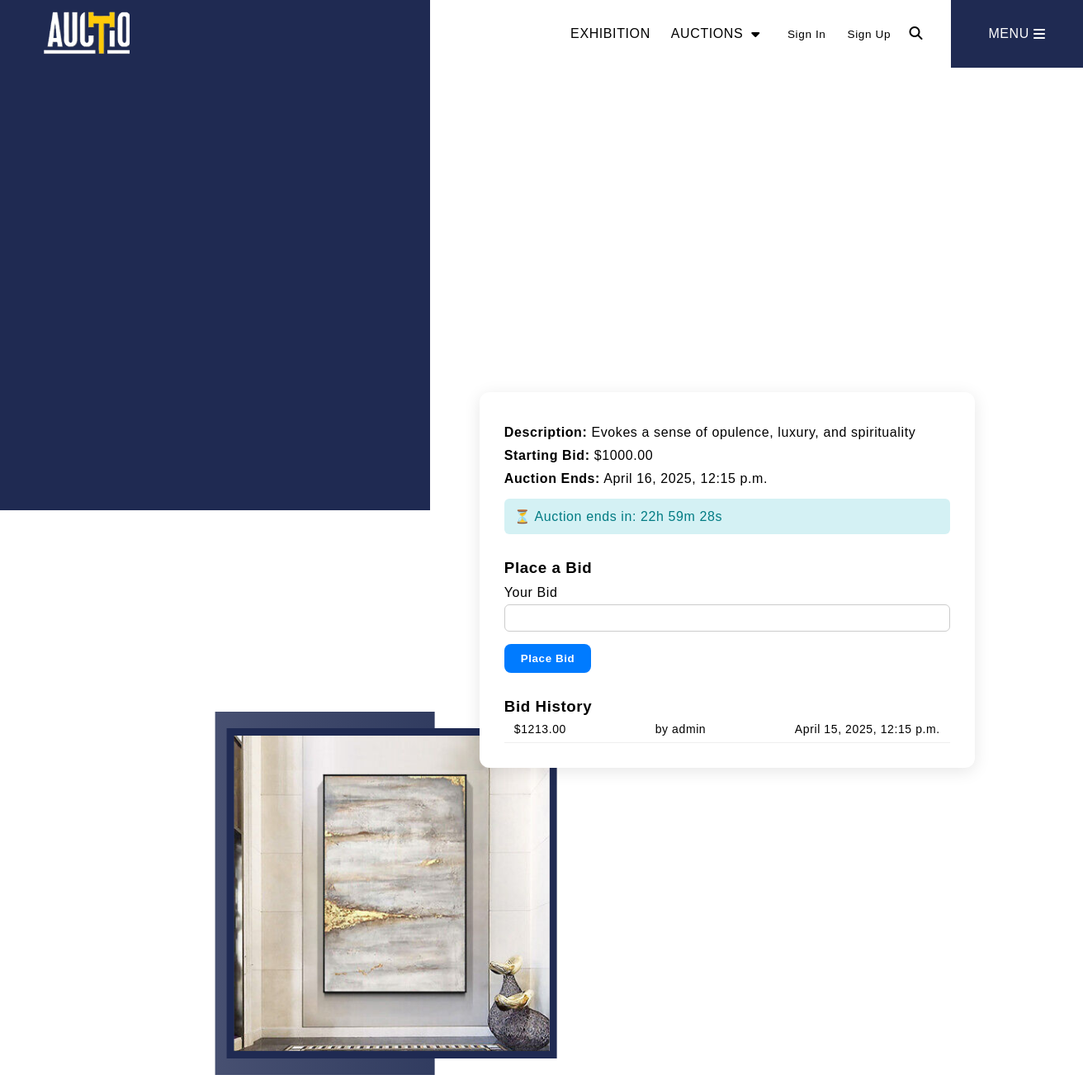
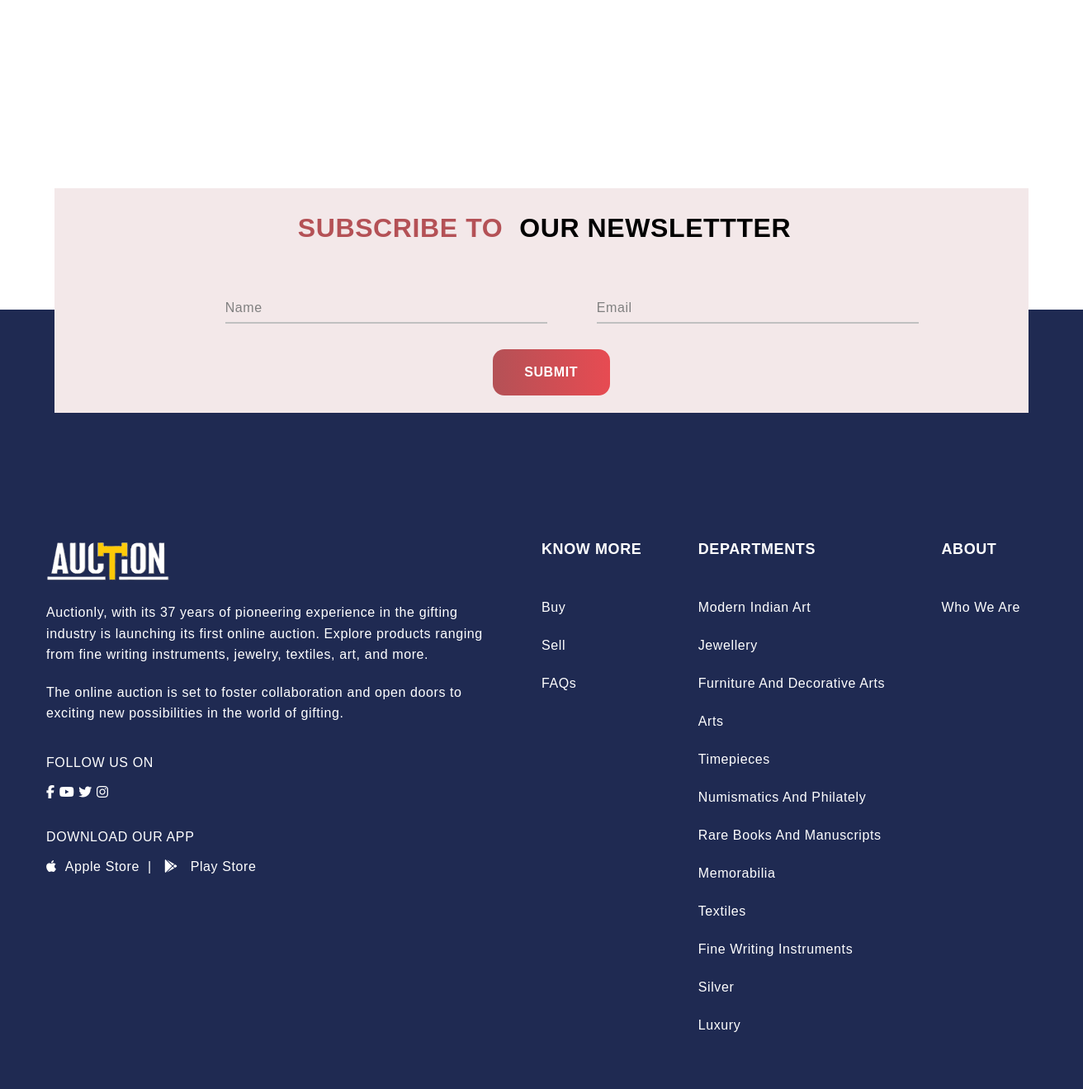
The app's page /openpage/6/ with its own data (2 pictures, top to bottom).
### Auctionly/models.py (models this page shows, shortened)
class Product(models.Model):
    title = models.CharField(max_length=50)
    description = models.TextField()
    image = models.ImageField(upload_to='images/')
    starting_bid = models.DecimalField(max_digits=20, decimal_places=2)
    end_auction = models.DateTimeField()
    owner = models.ForeignKey(User, on_delete=models.CASCADE)
    winner = models.ForeignKey(User, on_delete=models.SET_NULL, null=True, blank=True, related_name='buyer')
    notified = models.BooleanField(default=False)
    is_auction_active = models.BooleanField(default=True)

class Bid(models.Model):
    product = models.ForeignKey(Product, on_delete=models.CASCADE, related_name='bids')
    user = models.ForeignKey(User, on_delete=models.CASCADE)
    amount = models.DecimalField(max_digits=10, decimal_places=2)
    timestamp = models.DateTimeField(auto_now_add=True)

### Auctionly/views.py (the view, shortened to what this page needs)
# urls.py: path('openpage/<int:id>/', openpage, name="openpage"),
def openpage(request, id):
    product = Product.objects.filter(id=id).first()
    bids = product.bids.all().order_by('-amount')
    remaining_time = max((product.end_auction - now()).total_seconds(), 0)
    error_message = None
    auction_active = remaining_time > 0
    winner = None
    if not auction_active and bids.exists():
        winner = bids.order_by('-amount').first().user
        product.winner = winner
        product.save()
    context = {
        'product': product,
        'bids': bids,
        'remaining_time': remaining_time,
        'error_message': error_message,
        'auction_active': auction_active,
        'winner': winner,
    }
    return render(request, 'openpage.html', context)

### Auctionly/templates/openpage.html (shortened to what this page needs)
<!DOCTYPE html>
<html lang="en">
<head>
    {% load static %}
    <link rel="stylesheet" href="https://cdnjs.cloudflare.com/ajax/libs/font-awesome/6.6.0/css/all.min.css" />
    <link rel="stylesheet" type="text/css" href="{% static 'Auctionly/openpage.css' %}">
</head>
<body>
    <div class="main-nav-bar" id="main-nav-bar">
        <a href="{% url 'home' %}">
            <div class="main-nav-bar-logo">
            </div>
        </a>
        <div class="main-nav-contents main-nav-contents3">
            <a href="#">EXHIBITION</a>
        </div>
        <div class="main-nav-contents main-nav-contents3">
            AUCTIONS <i class="fa-solid fa-caret-down"></i>
        </div>
        <div class="main-nav-contents profile-section">
            {% if user.is_authenticated %}
                <span class="username">Welcome, {{ user.username }}</span>
                <a href="{% url 'logout' %}">Logout</a>
            {% else %}
                <a href="{% url 'sign_in' %}">Sign In</a>
                <a href="{% url 'sign_up' %}">Sign Up</a>
            {% endif %}
        </div>
        <div class="main-nav-contents">
            <div class="search-icon-navbar">
                <i class="fa-solid fa-magnifying-glass"></i>
            </div>
        </div>
        <div class="main-nav-menu">
            <button id="main_page_menu_btn" class="main-nav-menu-contents">MENU <i class="fa-solid fa-bars"></i></button>
        </div>
    </div>
    <div class="neela-dabba"></div>
    <div class="slide_container">
        <div class="slides">
            <img src="{{product.image.url}}" alt="img" style    ="width:100%; height:100%; object-fit: cover;">
        </div>
    </div>
    <div class="auction-container">
        <div class="auction-card">
          <div class="auction-details">
            <p><strong>Description:</strong> {{ product.description }}</p>
            <p><strong>Starting Bid:</strong> ${{ product.starting_bid }}</p>
            <p><strong>Auction Ends:</strong> {{ product.end_auction }}</p>
            {% if auction_active %}
            <div id="timer" class="countdown-box">
              ⏳ Auction ends in: <span id="time-remaining"></span>
            </div>
            {% else %}
            <p class="ended"><strong>The auction has ended.</strong></p>
            {% endif %}
          </div>
          {% if auction_active %}
          <div class="bid-section">
            <h3>Place a Bid</h3>
            <form method="POST">
              <label for="amount">Your Bid</label>
              <input type="number" id="amount" name="amount" required min="{{ product.starting_bid|add:'1' }}" step="0.01" />
              <button type="submit">Place Bid</button>
            </form>
          </div>
          {% endif %}
          <div class="bid-history">
            <h3>Bid History</h3>
            <ul>
              {% for bid in bids %}
              <li>
                ${{ bid.amount }} <span>by {{ bid.user.username }}</span> <span>{{ bid.timestamp }}</span>
              </li>
              {% empty %}
              <li class="no-bid">No bids yet.</li>
              {% endfor %}
            </ul>
          </div>
        </div>
      </div>
    <br><br><br><br>
    <div class="newsletter-box">
        <div class="newsletter-box-contents">
            <div class="subscribe-text">
                <div class="red-text-subscribe">
                    SUBSCRIBE TO
                </div>
                <div class="our-text-subscribe">
                    OUR NEWSLETTTER
                </div>
            </div>
            <div class="input-details-nl">
                <div class="wrapper">
                    <div class="input-data">
                       <input type="text" required>
                       <div class="underline"></div>
                       <label>Name</label>
                    </div>
                 </div>
                 <div class="wrapper">
                    <div class="input-data">
                       <input type="text" required>
                       <div class="underline"></div>
                       <label>Email</label>
                    </div>
                 </div>
            </div>
            <div class="submit-button-letterbox">
                <div class="button-text">
                    SUBMIT
                </div>
            </div>
        </div>
    </div>
    <div class="neela-dabba-footer">
        <footer class="footer">
            <div class="footer-content">
                <div class="left-section">
                    <img src="{%static 'Auctionly/images/logo.png'%}" alt="Company logaaaaa" class="logo">
                    <p>Auctionly, with its 37 years of pioneering experience in the gifting industry is launching its first online auction. Explore products ranging from fine writing instruments, jewelry, textiles, art, and more.</p>
                    <p>The online auction is set to foster collaboration and open doors to exciting new possibilities in the world of gifting.</p><br>
                    <div class="social-icons">
                        <div class="follow-us-on-text">FOLLOW US ON</div><br>
                        <i class="fa-brands fa-facebook-f"></i>
                        <i class="fa-brands fa-youtube"></i>
                        <i class="fa-brands fa-twitter"></i>
                        <i class="fa-brands fa-instagram"></i><br>
                    </div><br><br>
                    <div class="app-links">
                        <div class="follow-us-on-text">DOWNLOAD OUR APP</div><br>
                        <i class="fa-brands fa-apple"></i>&nbsp;&nbsp;Apple Store&nbsp; |&nbsp;&nbsp;
                        <i class="fa-brands fa-google-play"></i>&nbsp;&nbsp;&nbsp;Play Store
                    </div>
                </div>
                <div class="right-section">
                    <div class="column">
                        <h3>KNOW MORE</h3><br><br>
                        <ul>
                            <div class="footer-buttons"><li><a href="#">Buy </a></li><br></div>
                            <div class="footer-buttons"><li><a href="#">Sell</a></li><br></div>
                            <div class="footer-buttons"><li><a href="#">FAQs</a></li><br></div>
                        </ul>
                    </div>
                    <div class="column">
                        <h3>DEPARTMENTS</h3><br><br>
                        <ul>
                            <div class="footer-buttons"><li><a href="#">Modern Indian Art</a></li><br></div>
                            <div class="footer-buttons"><li><a href="#">Jewellery</a></li><br></div>
                            <div class="footer-buttons"><li><a href="#">Furniture And Decorative Arts</a></li><br></div>
                            <div class="footer-buttons"><li><a href="#">Arts</a></li><br></div>
                            <div class="footer-buttons"><li><a href="#">Timepieces</a></li><br></div>
                            <div class="footer-buttons"><li><a href="#">Numismatics And Philately</a></li><br></div>
                            <div class="footer-buttons"><li><a href="#">Rare Books And Manuscripts</a></li><br></div>
                            <div class="footer-buttons"><li><a href="#">Memorabilia</a></li><br></div>
                            <div class="footer-buttons"><li><a href="#">Textiles</a></li><br></div>
                            <div class="footer-buttons"><li><a href="#">Fine Writing Instruments</a></li><br></div>
                            <div class="footer-buttons"><li><a href="#">Silver</a></li><br></div>
                            <div class="footer-buttons"><li><a href="#">Luxury</a></li><br></div>
                        </ul>
                    </div>
                    <div class="column">
                        <h3>ABOUT</h3><br><br>
                        <ul>
                            <li><a href="#">Who We Are</a></li>
                        </ul>
                    </div>
                </div>
            </div>
        </footer>
    </div>
</body>
</html>
</body>
</html>

### Auctionly/static/Auctionly/openpage.css (style rules this page uses)
* { margin: 0; padding: 0; font-family: sans-serif; box-sizing: border-box; letter-spacing: .6px; }
body { overflow-x: hidden; }
a { text-decoration: none; color: #7E8082; }
.main-nav-bar { position: fixed; height: 82px; width: 100%; z-index: 1; display: flex; justify-content: center; align-items: center; gap: 2%; transition: background-color 0.4s ease; background-color: transparent; }
.main-nav-contents { left: 20%; position: relative; justify-items: center; }
.fa-caret-down { transition: transform 0.3s; margin-left: 5px; }
.main-nav-menu { height: 100%; background-color: #1F2A52; color: #ffffff; position: absolute; right: 0; width: 12.2vw; justify-content: center; align-items: center; display: flex; z-index: 0; }
.main-nav-bar-logo { height: 7vh; width: 8vw; position: absolute; top: 1.5vh; left: 4vw; background-image: url('/static/Auctionly/images/logo.png'); background-size: cover; }
.neela-dabba { background-color:#1F2A52 ; height: 87.5vh; width: 39.7vw; position: relative; bottom: 82px; z-index: -1; }
.search-icon-navbar { border: 1px solid transparent; background-color:transparent; border-radius: 50%; padding: 8px; position: relative; right: 1.5vw; }
.slide_container { display: flex; position: absolute; top: 40%; left: 50%; transform: translate(-50%, -50%); height: 50vh; width: 90vw; }
.slide_container .slides { height: 50vh; width: auto; position: absolute; top: 6.7%; left: 17.7%; background-size: cover; border: 9px solid #1F2A52; }
.newsletter-box { height: 34vh; width: 100%; position: relative; top: 775px; }
.newsletter-box-contents { height: 100%; width: 90%; background-color: #F3E8E9; position: relative; left: 5%; }
.subscribe-text { font-size: xx-large; display: flex; gap: 20px; padding-top: 2.5% }
.red-text-subscribe { color: #b45156; position: relative; padding-left: 25%; font-weight: 900; }
.our-text-subscribe { font-weight: 900; }
.input-details-nl { display: flex; position: relative; left: 15%; top: 10%; }
.wrapper { width: 450px; background: #F3E8E9; padding: 30px; }
.wrapper .input-data { height: 40px; width: 100%; position: relative; background-color: #F3E8E9; }
.wrapper .input-data input { height: 100%; width: 100%; border: none; font-size: 17px; border-bottom: 2px solid silver; background: #F3E8E9; outline: none; }
.wrapper .input-data label { position: absolute; bottom: 10px; left: 0; color: grey; pointer-events: none; transition: all 0.1s ease; }
.input-data .underline { position: absolute; height: 2px; width: 100%; bottom: 0; }
.input-data .underline:before { position: absolute; content: ""; height: 100%; width: 100%; transform: scaleX(0); transform-origin: center; transition: transform 0.1s ease; }
.submit-button-letterbox { height:7vh; width: 12%; left: 45%; position: relative; top: 20%; font-weight: bolder; }
.button-text { background: linear-gradient(to right, #b45156 0%, #e74b52 100%); color: white; position: relative; top: -1vh; display: flex; align-items: center; justify-items: center; height: 100%; border-radius: 14px; padding-left: 27%; }
.neela-dabba-footer { height: 110vh; width: 100%; background-color: #1F2A52; position: relative; top: 650px; z-index: -1; }
.footer { position: relative; top: 30vh; background-color: #1F2A52; color: #ffffff; padding: 40px 20px; }
.footer-content { display: flex; justify-content: space-between; max-width: 1200px; margin: auto; }
.left-section { width: 45%; }
.left-section .logo { margin-bottom: 20px; height: 50px; width: 150px; }
.left-section p { margin-bottom: 20px; line-height: 1.6; font-weight: lighter; }
.right-section { display: flex; justify-content: space-between; width: 50%; }
.column { margin-right: 20px; }
.column h3 { font-size: 18px; margin-bottom: 15px; color: #ffffff; }
.column ul { list-style-type: none; padding: 0; }
.column ul li { margin-bottom: 10px; }
.column ul li a { text-decoration: none; color: #ffffff; }
.footer-buttons { position: relative; }

### records on screen
Product: image (picture), description "Evokes a sense of opulence, luxury, and spirituality", starting_bid "1000.00", end_auction "April 16, 2025, 12:15 p.m."
Bid: amount "1213.00", user.username "admin", timestamp "April 15, 2025, 12:15 p.m."
